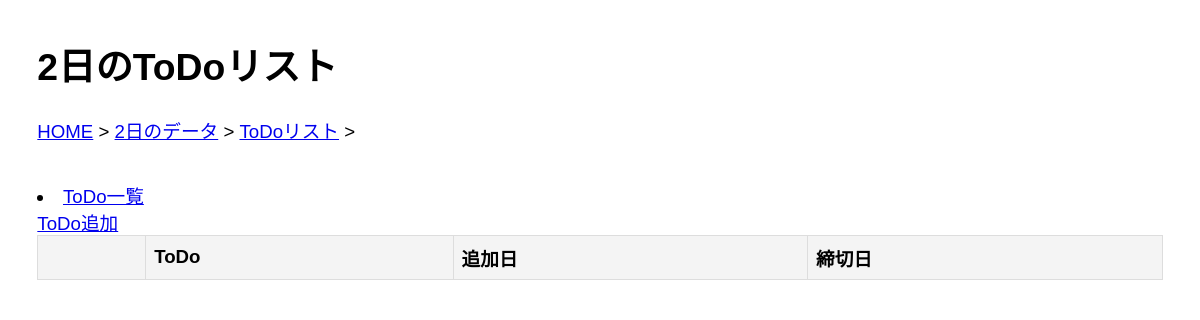
Page /todo/?year=2025&month=1&day=2 on the earlier database version.
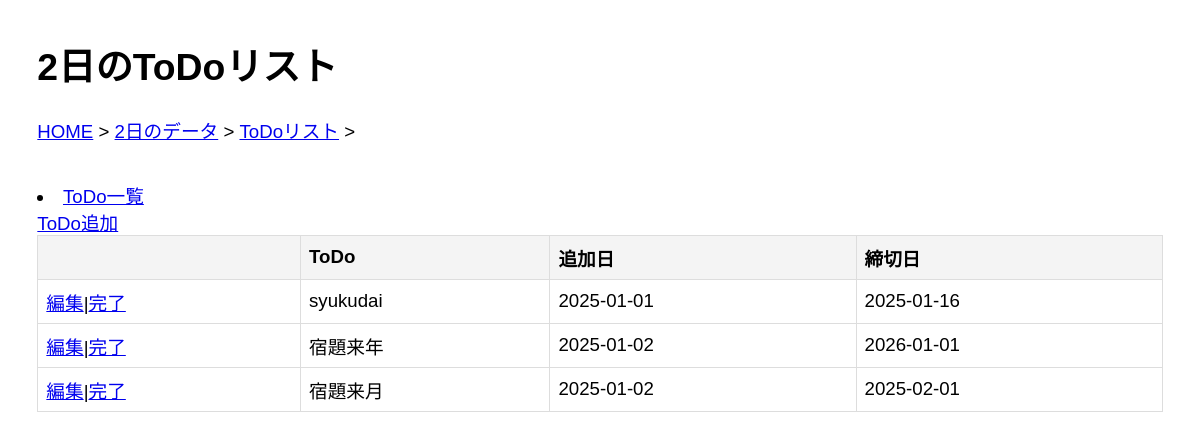
Same page on the later database version.
### models/ToDo.py (models this page shows)
class ToDo(Model):
    todo = CharField()
    a_day = DateField() #追加日
    c_day = DateField() #締切日
    class Meta:
        database = db

### routes/ToDo.py (the view)
@todo_bp.route('/')
def todo():
    year = request.args.get('year')
    month = request.args.get('month')
    day = request.args.get('day')
    today = year + "-" + month + "-" + day
    S_day = datetime.strptime(today, "%Y-%m-%d").date()
    todoS = ToDo.select().where((ToDo.a_day <= S_day) & (S_day <= ToDo.c_day))
    return render_template('ToDo_list.html', title='ToDoリスト', items = todoS, year=year, month=month, day=day)

### templates/ToDo_list.html (shortened to what this page needs)
<!DOCTYPE html>
<html lang="ja">
<head>
    <link rel="stylesheet" href="{{ url_for('static', filename='BaseStyle.css') }}">
</head>
<body>
    <h1>{{ day }}日の{{ title }}</h1>
    <ul class="breadcrumb">
        <li><a href="{{ url_for('index') }}">HOME</a></li>
        <li><a href="{{ url_for('day_data.day_data', year=year, month=month, data=day)}}">{{ day }}日のデータ</a></li>
        <li><a href="{{ url_for('todo.todo', year=year, month=month, day=day)}}">ToDoリスト</a></li>
    </ul>
        <li><a href="{{ url_for('todo.todo', year=year, month=month, day=day) }}">ToDo一覧</a></li>
    <a href="{{ url_for('todo.add', year=year, month=month, day=day, A_day=Aday) }}">ToDo追加</a>
    <table>
        <thead>
            <tr>
                <th>&nbsp;</th>
                <th>ToDo</th>
                <th>追加日</th>
                <th>締切日</th>
            </tr>
        </thead>
        <tbody>
            {% for todo in items %}
            <tr>
                <td><a href="{{ url_for('todo.edit', ToDo_id=todo.id, year=year, month=month, day=day) }}">編集</a>|<a href="{{ url_for('todo.completed', ToDo_id=todo.id, year=year, month=month, day=day) }}">完了</a></td>
                <td>{{ todo.todo }}</td>
                <td>{{ todo.a_day }}</td>
                <td>{{ todo.c_day }}</td>
            </tr>
            {% endfor %}
        </tbody>
    </table>
</body>
</html>

Differences in the rows shown:
now on this page (row edited): ToDo: todo "syukudai", a_day "2025-01-01", c_day "2025-01-16"
added ToDo: todo "宿題来年", a_day "2025-01-02", c_day "2026-01-01"
added ToDo: todo "宿題来月", a_day "2025-01-02", c_day "2025-02-01"
